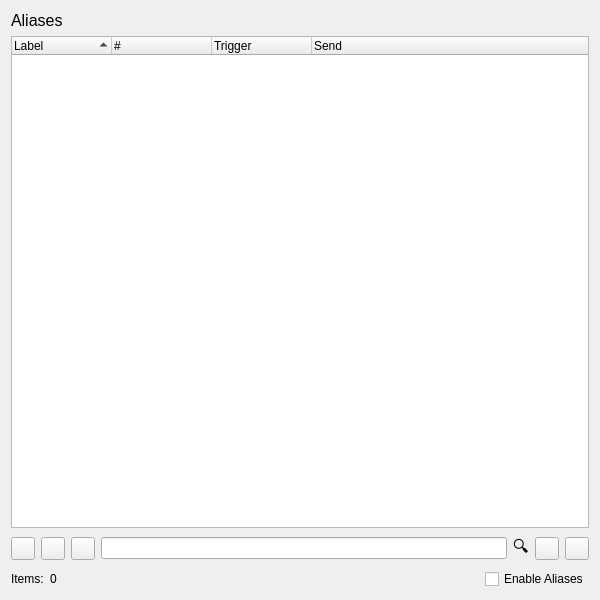
<?xml version="1.0" encoding="UTF-8"?>
<ui version="4.0">
 <class>PrefsAliases</class>
 <widget class="QWidget" name="PrefsAliases">
  <property name="geometry">
   <rect>
    <x>0</x>
    <y>0</y>
    <width>600</width>
    <height>600</height>
   </rect>
  </property>
  <property name="windowTitle">
   <string>Dialog</string>
  </property>
  <layout class="QVBoxLayout" name="verticalLayout">
   <item>
    <widget class="QLabel" name="label_title">
     <property name="sizePolicy">
      <sizepolicy hsizetype="Preferred" vsizetype="Fixed">
       <horstretch>0</horstretch>
       <verstretch>0</verstretch>
      </sizepolicy>
     </property>
     <property name="font">
      <font>
       <pointsize>12</pointsize>
      </font>
     </property>
     <property name="text">
      <string>Aliases</string>
     </property>
    </widget>
   </item>
   <item>
    <widget class="QTreeWidget" name="tree">
     <property name="dragEnabled">
      <bool>false</bool>
     </property>
     <property name="selectionMode">
      <enum>QAbstractItemView::SelectionMode::ExtendedSelection</enum>
     </property>
     <property name="rootIsDecorated">
      <bool>true</bool>
     </property>
     <property name="uniformRowHeights">
      <bool>true</bool>
     </property>
     <property name="sortingEnabled">
      <bool>true</bool>
     </property>
     <property name="animated">
      <bool>true</bool>
     </property>
     <property name="allColumnsShowFocus">
      <bool>true</bool>
     </property>
     <column>
      <property name="text">
       <string>Label</string>
      </property>
     </column>
     <column>
      <property name="text">
       <string>#</string>
      </property>
     </column>
     <column>
      <property name="text">
       <string>Trigger</string>
      </property>
     </column>
     <column>
      <property name="text">
       <string>Send</string>
      </property>
     </column>
    </widget>
   </item>
   <item>
    <layout class="QHBoxLayout" name="_control">
     <item>
      <widget class="QToolButton" name="add">
       <property name="text">
        <string/>
       </property>
       <property name="icon">
        <iconset theme="QIcon::ThemeIcon::ListAdd"/>
       </property>
      </widget>
     </item>
     <item>
      <widget class="QToolButton" name="remove">
       <property name="text">
        <string/>
       </property>
       <property name="icon">
        <iconset theme="QIcon::ThemeIcon::ListRemove"/>
       </property>
      </widget>
     </item>
     <item>
      <widget class="QToolButton" name="edit">
       <property name="text">
        <string/>
       </property>
       <property name="icon">
        <iconset theme="QIcon::ThemeIcon::MailMessageNew"/>
       </property>
      </widget>
     </item>
     <item>
      <widget class="QLineEdit" name="search">
       <property name="clearButtonEnabled">
        <bool>true</bool>
       </property>
      </widget>
     </item>
     <item>
      <widget class="QLabel" name="label_search">
       <property name="font">
        <font>
         <pointsize>12</pointsize>
        </font>
       </property>
       <property name="text">
        <string>🔍</string>
       </property>
      </widget>
     </item>
     <item>
      <widget class="QToolButton" name="export_xml">
       <property name="text">
        <string/>
       </property>
       <property name="icon">
        <iconset theme="QIcon::ThemeIcon::EditCopy"/>
       </property>
      </widget>
     </item>
     <item>
      <widget class="QToolButton" name="import_xml">
       <property name="text">
        <string/>
       </property>
       <property name="icon">
        <iconset theme="QIcon::ThemeIcon::EditPaste"/>
       </property>
      </widget>
     </item>
    </layout>
   </item>
   <item>
    <layout class="QHBoxLayout" name="horizontalLayout">
     <item>
      <widget class="QLabel" name="label_item_count">
       <property name="text">
        <string>Items:</string>
       </property>
      </widget>
     </item>
     <item>
      <widget class="QLabel" name="item_count">
       <property name="text">
        <string>0</string>
       </property>
      </widget>
     </item>
     <item>
      <spacer name="horizontalSpacer">
       <property name="orientation">
        <enum>Qt::Orientation::Horizontal</enum>
       </property>
       <property name="sizeHint" stdset="0">
        <size>
         <width>40</width>
         <height>20</height>
        </size>
       </property>
      </spacer>
     </item>
     <item>
      <widget class="QCheckBox" name="EnableAliases">
       <property name="text">
        <string>Enable Aliases</string>
       </property>
      </widget>
     </item>
    </layout>
   </item>
  </layout>
 </widget>
 <resources/>
 <connections/>
</ui>
